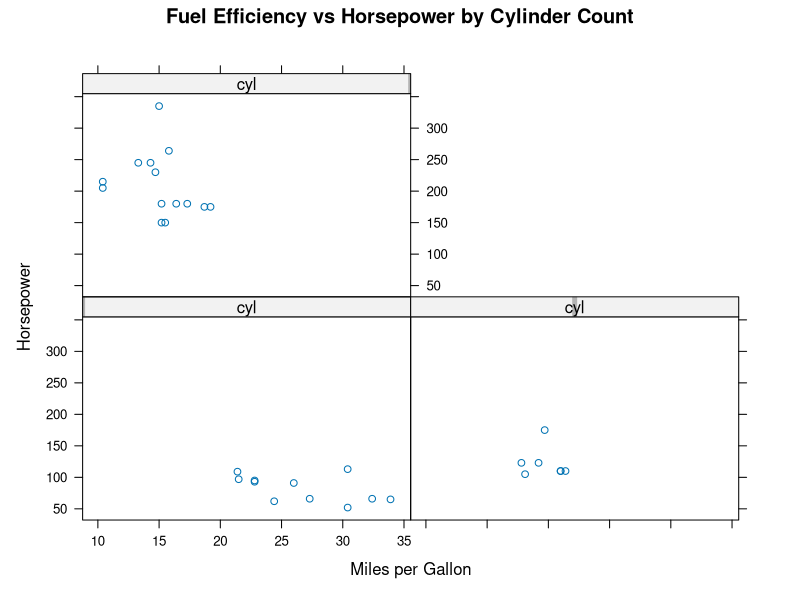

This chart was generated by the following R code:
install.packages("lattice")
library(lattice)
xyplot(hp ~ mpg | cyl, data = mtcars, 
       main = "Fuel Efficiency vs Horsepower by Cylinder Count", 
       xlab = "Miles per Gallon", ylab = "Horsepower")  